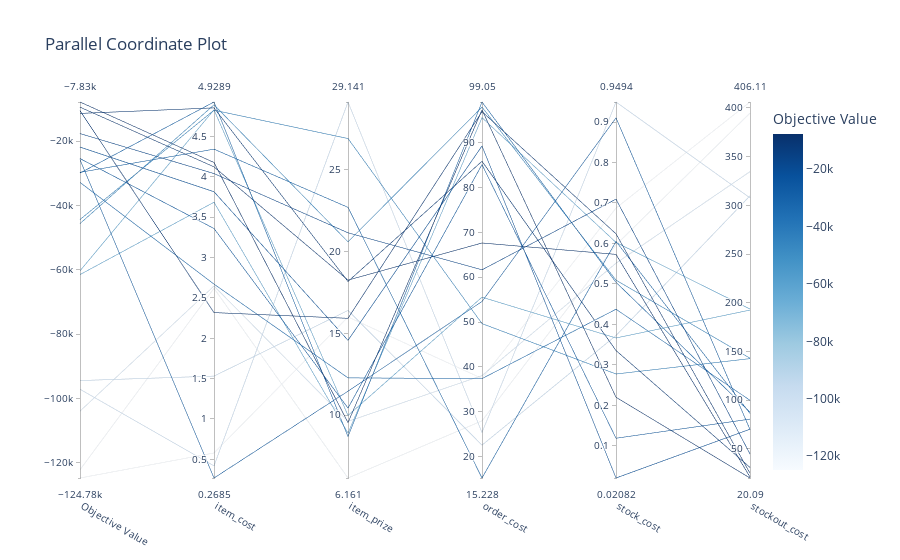

Source (notebook cell):
### Markdown cell above
**Parallel Coordinate Plot**

This plot helps visualize the relationships between hyperparameters and the objective value. It’s useful for spotting trends or correlations.

### Code cell
from optuna.visualization import plot_parallel_coordinate

fig = plot_parallel_coordinate(study)
fig.show()

### Figure 1 — Plotly figure (JSON) as saved in the notebook; plotly's stock layout.template omitted (floating-point values rounded to 4 significant figures)
{"data": [{"dimensions": [{"label": "Objective Value", "range": [-124800.0, -7826.0], "values": [-61510.0, -29700.0, -7826.0, -32830.0, -94480.0, -122200.0, -97170.0, -124800.0, -25790.0, -104000.0, -25420.0, -21840.0, -11370.0, -45630.0, -9429.0, -17650.0, -10540.0, -60340.0, -44380.0, -29910.0]}, {"label": "item_cost", "range": [0.2685, 4.929], "values": [3.687, 4.344, 4.179, 2.671, 1.532, 2.62, 0.4188, 0.5786, 0.2685, 2.648, 3.361, 3.816, 4.856, 4.894, 4.125, 4.042, 2.319, 4.832, 4.827, 4.929]}, {"label": "item_prize", "range": [6.161, 29.14], "values": [8.9, 22.7, 9.546, 12.28, 16.4, 6.161, 29.14, 16.0, 11.47, 9.621, 10.44, 14.58, 18.17, 20.6, 18.26, 21.15, 15.92, 9.983, 26.91, 8.69]}, {"label": "order_cost", "range": [15.23, 99.05], "values": [95.56, 15.23, 97.29, 37.38, 22.55, 27.97, 25.35, 37.42, 54.57, 38.05, 85.11, 89.25, 85.84, 97.91, 67.62, 61.64, 96.9, 55.54, 49.65, 99.05]}, {"label": "stock_cost", "range": [0.02082, 0.9494], "values": [0.6027, 0.6051, 0.2202, 0.4376, 0.3727, 0.5965, 0.9494, 0.6874, 0.9102, 0.5512, 0.119, 0.02082, 0.3356, 0.5094, 0.5731, 0.7095, 0.6239, 0.3666, 0.2777, 0.5041]}, {"label": "stockout_cost", "range": [20.09, 406.1], "values": [193.5, 86.44, 20.09, 99.87, 309.8, 394.7, 307.7, 406.1, 69.8, 334.6, 80.56, 70.18, 30.97, 143.1, 21.14, 44.72, 24.99, 192.5, 142.6, 87.68]}], "labelangle": 30, "labelside": "bottom", "line": {"color": [-61510.0, -29700.0, -7826.0, -32830.0, -94480.0, -122200.0, -97170.0, -124800.0, -25790.0, -104000.0, -25420.0, -21840.0, -11370.0, -45630.0, -9429.0, -17650.0, -10540.0, -60340.0, -44380.0, -29910.0], "colorbar": {"title": {"text": "Objective Value"}}, "colorscale": [[0, "rgb(247,251,255)"], [0.125, "rgb(222,235,247)"], [0.25, "rgb(198,219,239)"], [0.375, "rgb(158,202,225)"], [0.5, "rgb(107,174,214)"], [0.625, "rgb(66,146,198)"], [0.75, "rgb(33,113,181)"], [0.875, "rgb(8,81,156)"], [1, "rgb(8,48,107)"]], "reversescale": false, "showscale": true}, "type": "parcoords"}], "layout": {"title": {"text": "Parallel Coordinate Plot"}}}
